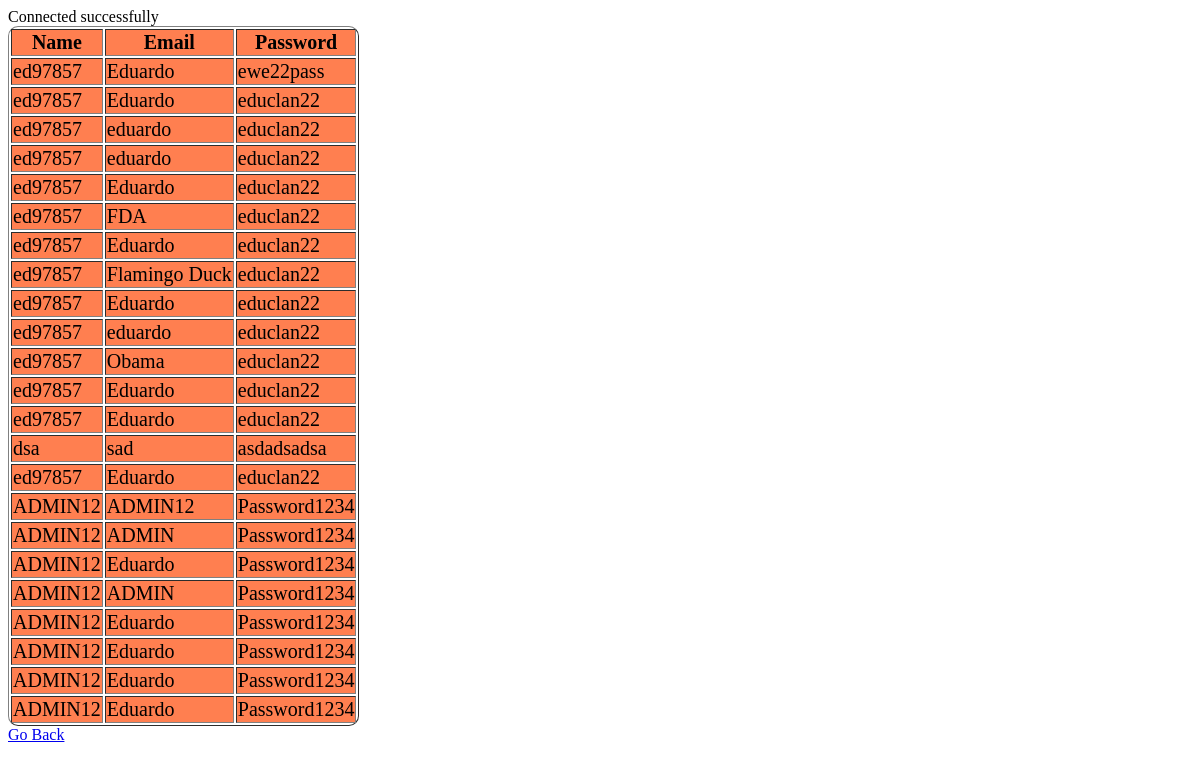
/AdminActions/AdminViewUsers.php, run on the app's committed database.
### tables this page shows
CREATE TABLE `eduardo_user_info` (
  `id_user` int(10) NOT NULL AUTO_INCREMENT,
  `name` varchar(50) DEFAULT NULL,
  `email` varchar(50) DEFAULT NULL,
  `password` varchar(50) DEFAULT NULL,
  PRIMARY KEY (`id_user`)
);

### AdminActions/AdminViewUsers.php (the view, shortened to what this page needs)
<?php
require_once('ConnectDB.php');
    $sql = "SELECT `name` AS `Name`, `email` AS `Email`, `password` AS `Password` FROM `store_front_db`.`eduardo_user_info` AS `eduardo_user_info`";
    $result = $conn->query($sql);
    echo "<table border='1'>";
    echo "<tr><th>" . 'Name' . "</th>";
    echo "<th>" . 'Email' . "</th>";
    echo "<th>" . 'Password' . "</th>";
while ($re = $result->fetch_assoc()) {
        echo "<tr><td>" . $re['Name'] . "</td>";
        echo "<td>" . $re['Email'] . "</td>";
        echo "<td>" . $re['Password'] . "</td>";
        }
    echo "</table>";
?>
<html>
    <head>
    </head>
</html>
<html>
    <body>
        <a href="../ADMIN.php">Go Back</a>
    </body>
</html>

### AdminActions/AdminViewUsers.php (style rules this page uses)
body { background-image: url("https://img.freepik.com/premium-vector/duck-seamless-pattern-swimming_71328-1686.jpg?w=740"); }
td,tr { font-size: 20px; color: black; background-color: coral; }
table { border-radius: 10px; }

### data on the page
eduardo_user_info: name "ed97857", email "Eduardo", password "ewe22pass"
eduardo_user_info: name "ed97857", email "Eduardo", password "educlan22"
eduardo_user_info: name "ed97857", email "eduardo", password "educlan22"
eduardo_user_info: name "ed97857", email "eduardo", password "educlan22"
eduardo_user_info: name "ed97857", email "Eduardo", password "educlan22"
eduardo_user_info: name "ed97857", email "FDA", password "educlan22"
eduardo_user_info: name "ed97857", email "Eduardo", password "educlan22"
eduardo_user_info: name "ed97857", email "Flamingo Duck", password "educlan22"
eduardo_user_info: name "ed97857", email "Eduardo", password "educlan22"
eduardo_user_info: name "ed97857", email "eduardo", password "educlan22"
eduardo_user_info: name "ed97857", email "Obama", password "educlan22"
eduardo_user_info: name "ed97857", email "Eduardo", password "educlan22"
eduardo_user_info: name "ed97857", email "Eduardo", password "educlan22"
eduardo_user_info: name "dsa", email "sad", password "asdadsadsa"
eduardo_user_info: name "ed97857", email "Eduardo", password "educlan22"
eduardo_user_info: name "ADMIN12", email "ADMIN12", password "Password1234"
eduardo_user_info: name "ADMIN12", email "ADMIN", password "Password1234"
eduardo_user_info: name "ADMIN12", email "Eduardo", password "Password1234"
eduardo_user_info: name "ADMIN12", email "ADMIN", password "Password1234"
eduardo_user_info: name "ADMIN12", email "Eduardo", password "Password1234"
eduardo_user_info: name "ADMIN12", email "Eduardo", password "Password1234"
eduardo_user_info: name "ADMIN12", email "Eduardo", password "Password1234"
eduardo_user_info: name "ADMIN12", email "Eduardo", password "Password1234"
